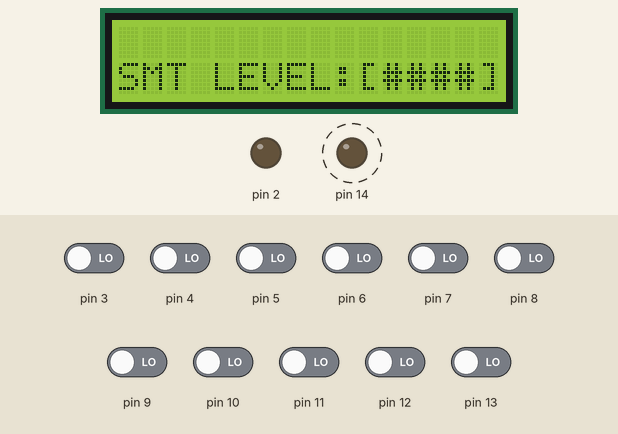
Bench run of a sketch on a simulated Arduino Uno, built with avr-gcc and run on an emulated ATmega328P. On the bench: 16×2 character LCD, output pins drawn as LEDs (lit = HIGH). Dashed ring = blinking. The test bench sets the inputs (shaded band); at power-on: pin 3–13 LOW. What the sketch prints to the serial monitor is not drawn.

Above: at 1.9 s.
2.0 s: pin 4 driven HIGH
Timing chart, 0 to 10.2 s (numbered marks = the images above; inputs shaded):
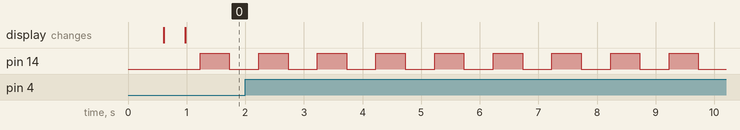

The sketch:

main.ino
```cpp
#include <awlcCommonModules.h>
#include <awlcSensorModules.h>
#include <awlcTypes.h>
#include <awlcMotorModules.h>
#include <awlcLCDModules.h>

unsigned long previousMillis=0;

void setup() {
  awlcSerialPrintInit();
  awlcStatusLedInit();
  awlcSensorInit();
  awlcLcdInit();
  awlcMotorInit();
}
void loop() {
  unsigned long currentMillis = millis();
  if (currentMillis - previousMillis >= AWLC_MAIN_LOOP_INTERVEL) {
    awlcStatusLedBlink();
    previousMillis = currentMillis;
    awlcSensorTask();
    awlcLcdTask();
    //awlcMotorTask();
  }
}
```

Measured:
- by itself, pin 14: alternates HIGH for 0.50 s and LOW for 0.50 s
